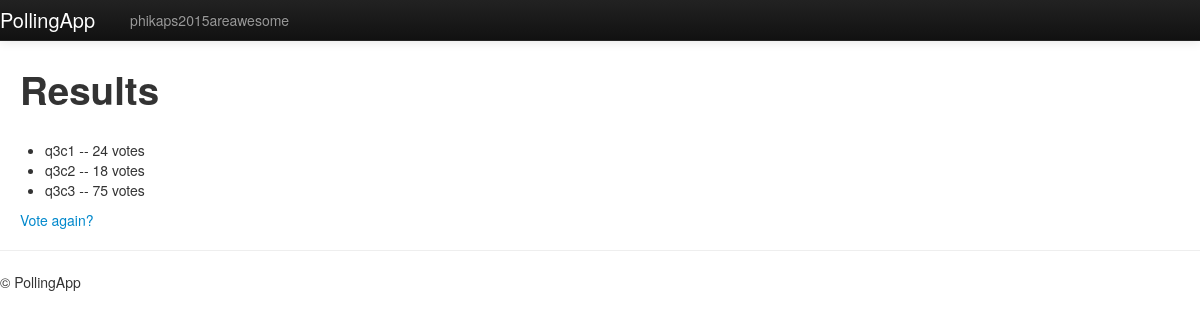
Screenshot of /polls/3/results/ with the database file from the repository.
### polls/models.py (models this page shows, shortened)
class Choice(models.Model):
    poll = models.ForeignKey(Poll)
    choice_text = models.CharField(max_length=200)
    votes = models.IntegerField(default=0)

### polls/views.py (the view)
# urls.py: url(r'^(?P<pk>\d+)/results/$', views.ResultsView.as_view(), name='results'),
class ResultsView(generic.DetailView):
    model = Poll
    template_name = 'polls/results.html'

### polls/templates/polls/results.html
{% extends 'polls/base.html' %}
{% load static %}
{% block body_block %}
    <h1>Results</h1> <br/>
    <ul>
        {% for choice in poll.choice_set.all %}
            <li>{{ choice.choice_text }} -- {{ choice.votes }} vote{{ choice.votes|pluralize }}</li>
        {% endfor %}
    </ul>
    <a href="/polls/{{poll.id}}">Vote again?</a>
{% endblock %}

### rows the page displays
Choice: choice_text "q3c1", votes "24"
Choice: choice_text "q3c2", votes "18"
Choice: choice_text "q3c3", votes "75"
